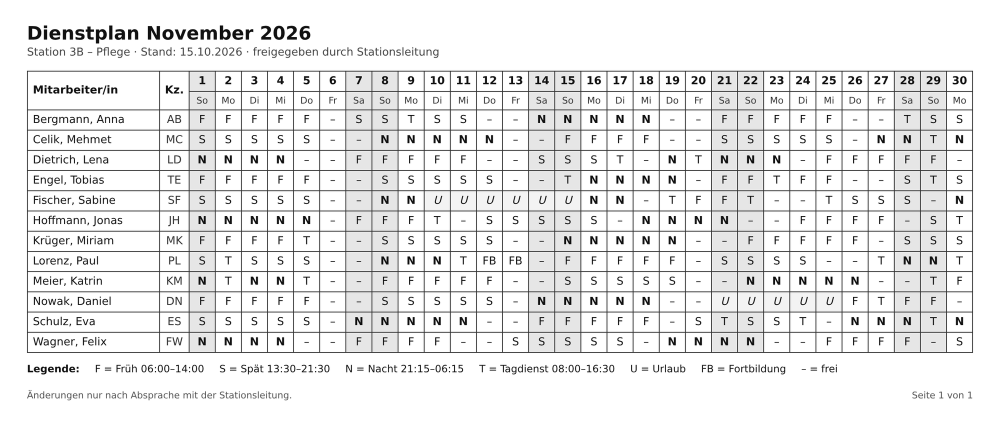
#> input picture docs/beispiele/dienstplaene/variante-1-sauber.png, 2000 x 849 px (shown at 1/2 size)
$ python variante-2.py ..
#> lines starting #> are read from the running program, lines starting #| are printed output that depends on the picture; after the words box and inside, x2 and y2 are one past the last pixel; in counts of white or black regions, pixels touching at a corner belong together
"""Erzeugt Variante 2 (ohne Namensspalte) aus Variante 1: sauberes Bild + synthetisches Foto.

Aufruf (benötigt Pillow und NumPy):
    python3 docs/beispiele/dienstplaene/erzeugung/variante-2.py docs/beispiele/dienstplaene

Die Namensspalte wird pixelgenau aus der Tabelle entfernt; Titel, Legende und Schrift bleiben
unverändert. Das Foto entsteht synthetisch (Perspektive, Hintergrund, Ausleuchtung, Rauschen,
Unschärfe) mit festem Zufalls-Seed, damit das Ergebnis reproduzierbar ist.
"""
import sys
import numpy as np
from PIL import Image, ImageFilter

src_dir = sys.argv[1]
clean = Image.open(f"{src_dir}/variante-1-sauber.png").convert("RGB")
a = np.array(clean)
h, w, _ = a.shape
#> h = 849; w = 2000

# Tabellenbereich (aus Linienerkennung): y 142..705, Namensspalte x 55..318, Kz.-Spalte ab x 319
Y0, Y1 = 136, 708
NAME_X0, KZ_X = 54, 319
table = a[Y0:Y1]
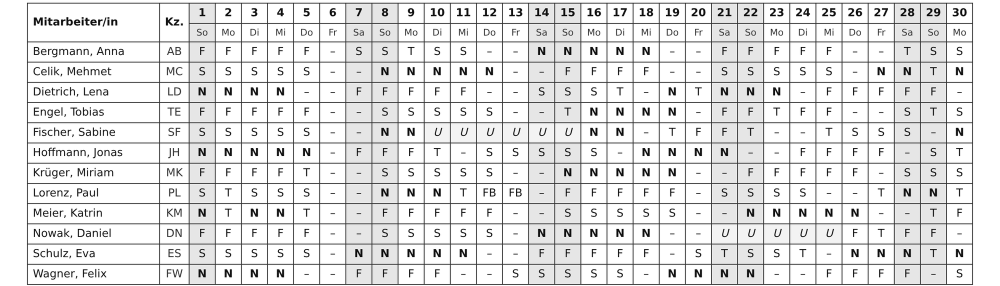
#> table: shape (572, 2000, 3) (shown at 1/2 size); min 0, max 255, mean 225.4
shifted = np.concatenate([table[:, :NAME_X0], table[:, KZ_X:]], axis=1)
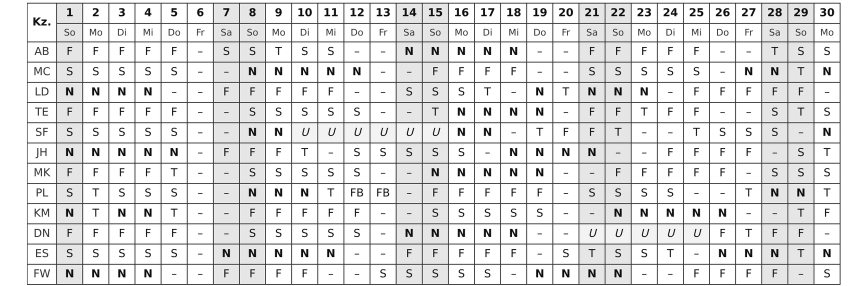
#> shifted: shape (572, 1735, 3) (shown at 1/2 size); min 0, max 255, mean 224.8
pad = np.full((Y1 - Y0, w - shifted.shape[1], 3), 255, dtype=np.uint8)
a2 = a.copy()
a2[Y0:Y1] = np.concatenate([shifted, pad], axis=1)
clean2 = Image.fromarray(a2)
clean2.save(f"{src_dir}/variante-2-sauber.png", optimize=True)

# --- Synthetisches Foto ---
rng = np.random.default_rng(42)
W, H = 2000, 986

# Papier: Seite mit Rand, leicht warmer Ton
margin = 40
paper = Image.new("RGB", (w + 2 * margin, h + 2 * margin), (250, 247, 236))
paper.paste(clean2, (margin, margin))
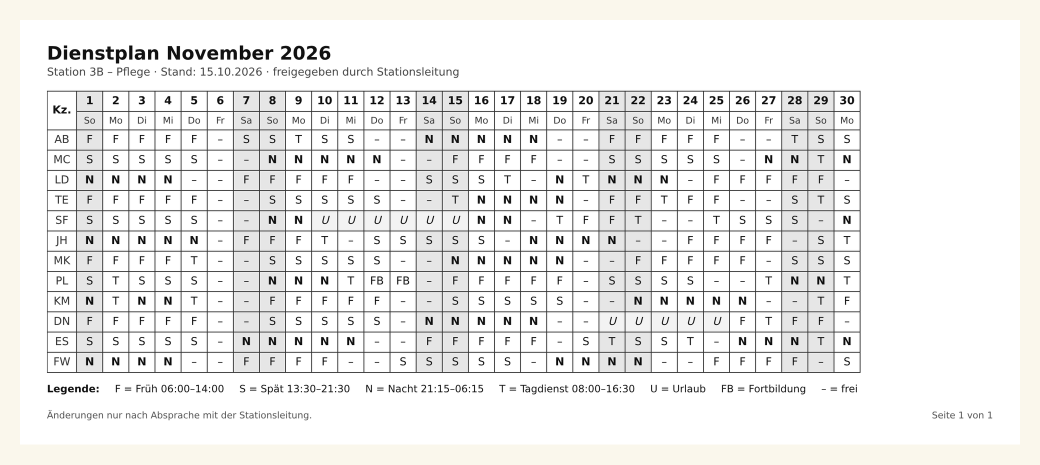
#> paper: PIL image 2080x929 RGB (shown at 1/2 size); mean R, G, B 236.8, 236.4, 235.1
paper_arr = np.array(paper).astype(np.float32)
paper_arr *= np.array([0.98, 0.96, 0.90])
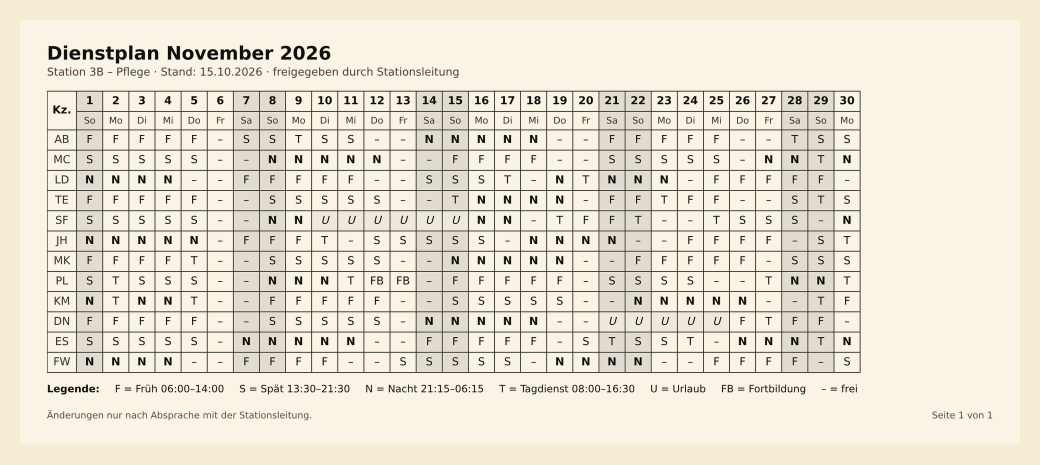
#> paper_arr: shape (929, 2080, 3) float32 (shown at 1/2 size); mean R, G, B 234.8, 228.7, 209.8
paper = Image.fromarray(np.clip(paper_arr, 0, 255).astype(np.uint8))
pw, ph = paper.size
#> pw = 2080; ph = 929

# Zielviereck der Seite im Foto (oben links, oben rechts, unten rechts, unten links)
dst = [(150, 190), (1850, 120), (1880, 880), (95, 845)]
src = [(0, 0), (pw, 0), (pw, ph), (0, ph)]

def perspective_coeffs(dst_pts, src_pts):
    # Koeffizienten für PIL: bilden Ausgabe- (dst) auf Eingabekoordinaten (src) ab
    m = []
    for (x, y), (u, v) in zip(dst_pts, src_pts):
        m.append([x, y, 1, 0, 0, 0, -u * x, -u * y])
        m.append([0, 0, 0, x, y, 1, -v * x, -v * y])
    b = np.array(src_pts).reshape(8)
#> b = [0, 0, 2080, 0, 2080, 929, 0, 929]
    return np.linalg.solve(np.array(m, dtype=np.float64), b).tolist()

warped = paper.transform((W, H), Image.PERSPECTIVE, perspective_coeffs(dst, src), Image.BICUBIC, fillcolor=(0, 0, 0))
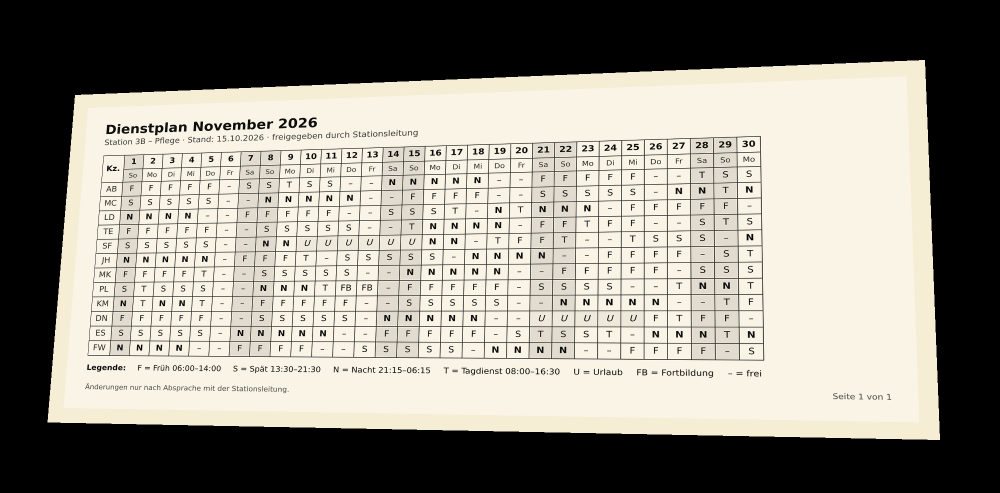
#> warped: PIL image 2000x986 RGB (shown at 1/2 size); mean R, G, B 144.9, 141.7, 132.3
mask = Image.new("L", paper.size, 255).transform((W, H), Image.PERSPECTIVE, perspective_coeffs(dst, src), Image.BICUBIC, fillcolor=0)
#> the loop in perspective_coeffs (call 2), `for (x, y), (u, v) in zip(dst_pts, src_pts):` made 4 passes
#> (x, y, u, v) on passes 1 to 4: (150, 190, 0, 0), (1850, 120, 2080, 0), (1880, 880, 2080, 929), (95, 845, 0, 929)
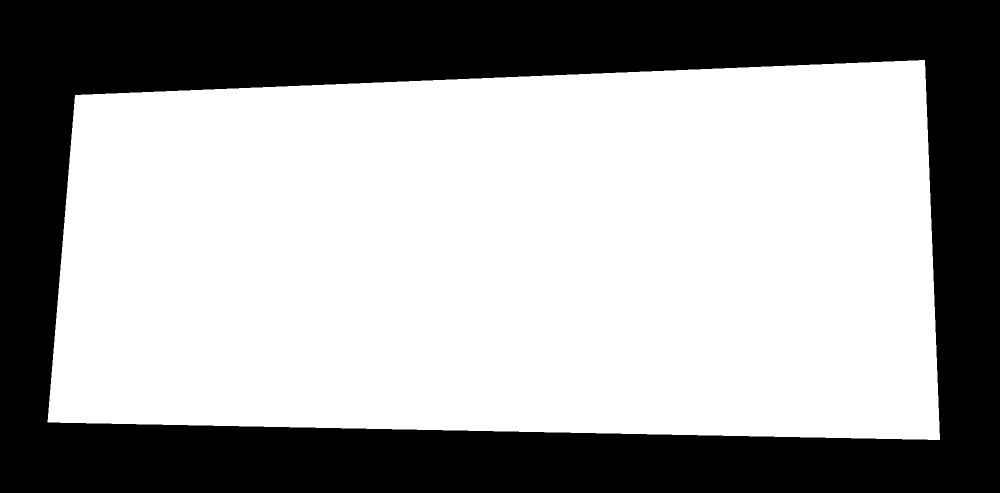
#> mask: PIL image 2000x986 L (shown at 1/2 size); 62.5% white; 1 black region, box (x1, y1, x2, y2) and area: (0, 0, 2000, 986) 739408

# Hintergrund: brauner Tisch mit Verlauf und Rauschen
yy, xx = np.mgrid[0:H, 0:W].astype(np.float32)
bg = np.zeros((H, W, 3), np.float32)
base = np.array([118, 96, 72], np.float32)
bg[:] = base * (0.75 + 0.35 * (xx / W))[..., None]
bg += rng.normal(0, 4, bg.shape)
photo = np.array(warped).astype(np.float32)
m = (np.array(mask).astype(np.float32) / 255.0)[..., None]
img = photo * m + bg * (1 - m)

# Ausleuchtung: Licht von oben rechts, Abfall nach links unten, leichte Vignette
light = 0.72 + 0.38 * (xx / W) - 0.12 * (yy / H)
cx, cy = W * 0.62, H * 0.35
vignette = 1 - 0.28 * (((xx - cx) / W) ** 2 + ((yy - cy) / H) ** 2) * 2.2
img *= (light * vignette)[..., None]
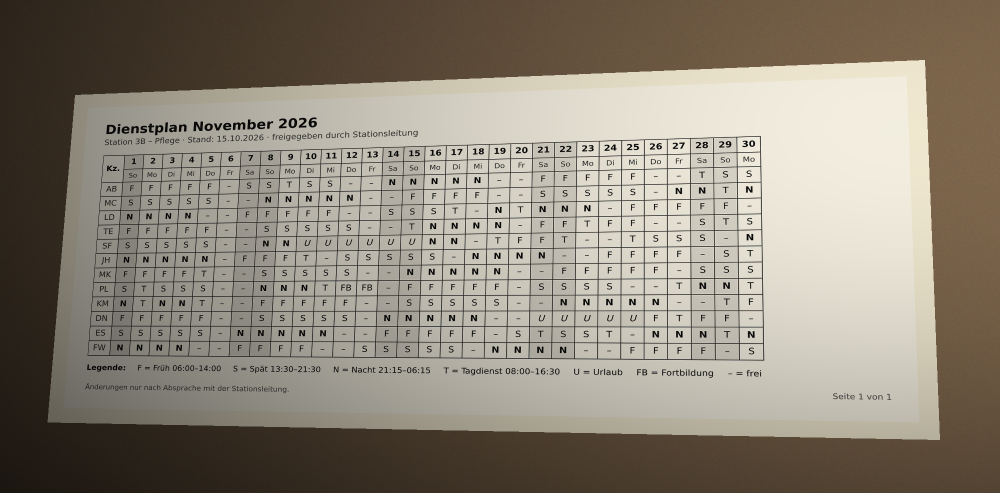
#> img: shape (986, 2000, 3) float32 (shown at 1/2 size); mean R, G, B 142.3, 134.3, 121.1
# Leichter Grauschleier (Kamera-Kontrast)
img = img * 0.92 + 12
img += rng.normal(0, 3.5, img.shape)

out = Image.fromarray(np.clip(img, 0, 255).astype(np.uint8)).filter(ImageFilter.GaussianBlur(1.3))
out.save(f"{src_dir}/variante-2-foto.jpg", quality=84)
print("ok")

$ run again, with docs/beispiele/dienstplaene/variante-3-sauber.png copied over docs/beispiele/dienstplaene/variante-1-sauber.png
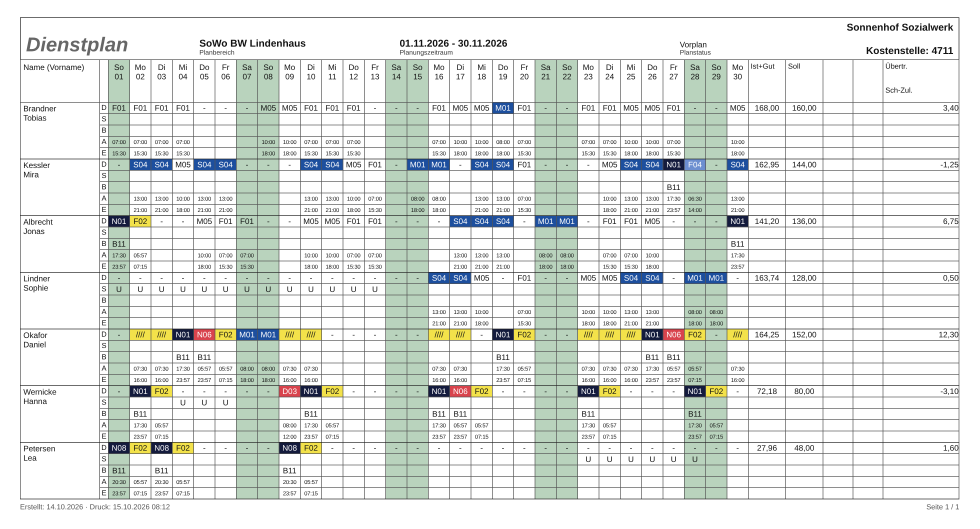
#> input picture docs/beispiele/dienstplaene/variante-3-sauber.png, 2938 x 1586 px (shown at 1/3 size)
#> clean is the input picture: PIL image 2938x1586 RGB; mean R, G, B 225.3, 229.2, 225.8
#> `warped = paper.transform((W, H), Image.PERSPECTIVE, perspective_coeffs..`:
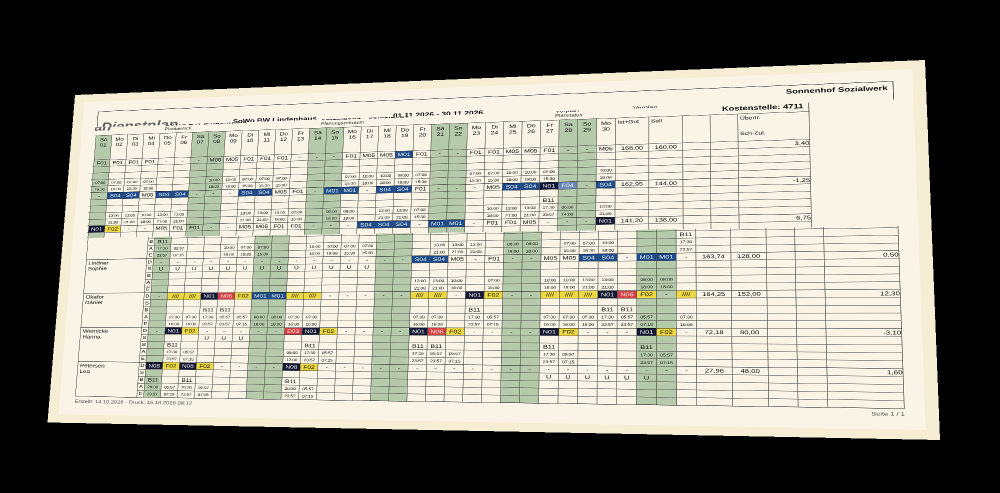
#> warped: PIL image 2000x986 RGB (shown at 1/2 size); mean R, G, B 139.1, 138.3, 127.7
#> the loop in perspective_coeffs (call 2), `for (x, y), (u, v) in zip(dst_pts, src_pts):` made 4 passes
#> (x, y, u, v) on passes 1 to 4: (150, 190, 0, 0), (1850, 120, 3018, 0), (1880, 880, 3018, 1666), (95, 845, 0, 1666)
#> mask: PIL image 2000x986 L; 62.5% white; 1 black region, box (x1, y1, x2, y2) and area: (0, 0, 2000, 986) 739419
#> `img *= (light * vignette)[..., None]`:
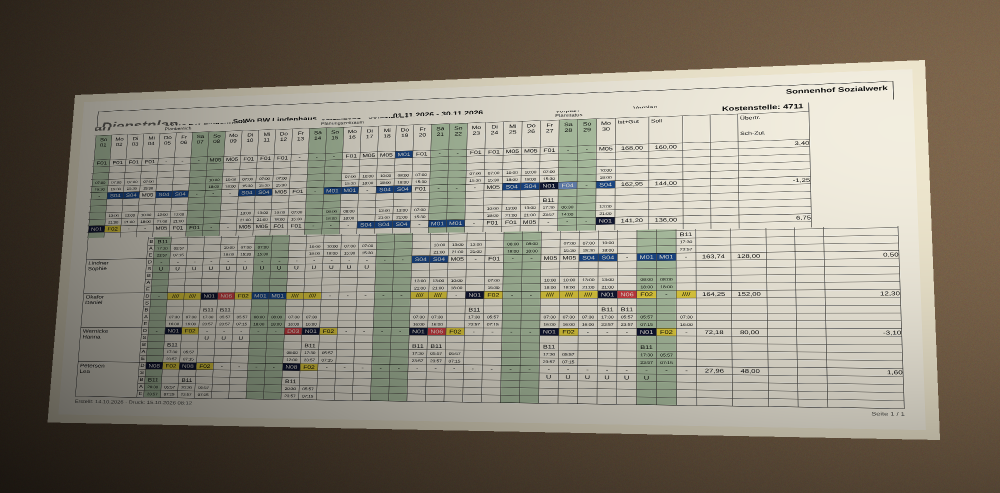
#> img: shape (986, 2000, 3) float32 (shown at 1/2 size); mean R, G, B 137.8, 131.7, 117.6

$ run again, with docs/beispiele/dienstplaene/variante-1-foto.jpg saved as docs/beispiele/dienstplaene/variante-1-sauber.png
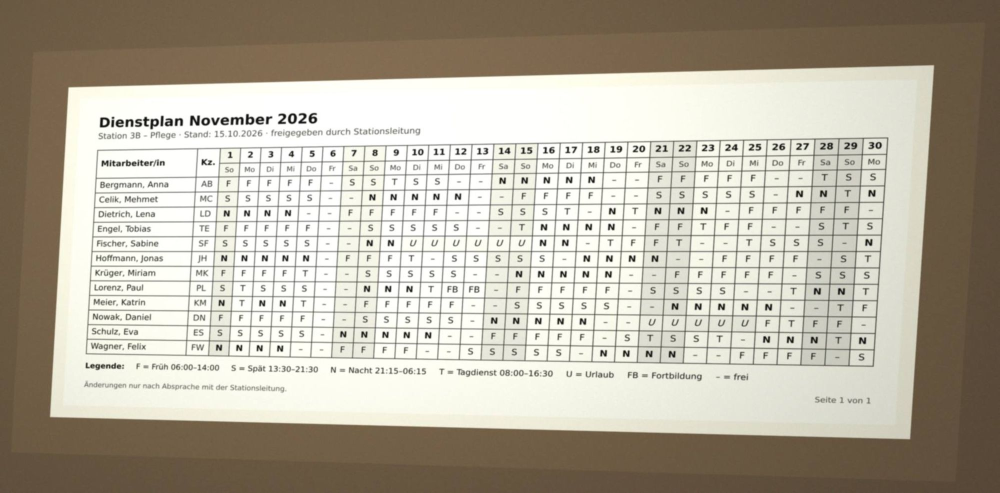
#> input picture docs/beispiele/dienstplaene/variante-1-foto.jpg, 2000 x 986 px (shown at 1/2 size)
#> clean is the input picture: PIL image 2000x986 RGB; mean R, G, B 181.9, 175.1, 160.3
#> `warped = paper.transform((W, H), Image.PERSPECTIVE, perspective_coeffs..`:
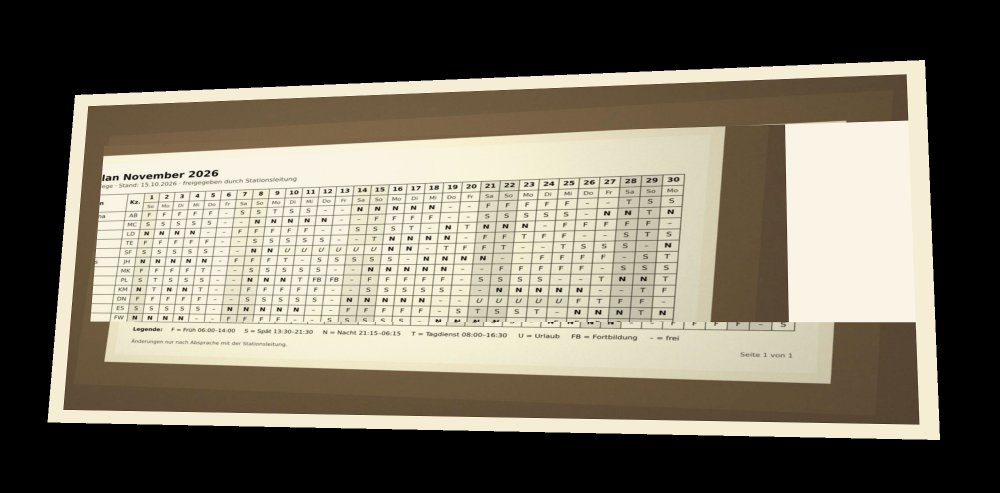
#> warped: PIL image 2000x986 RGB (shown at 1/2 size); mean R, G, B 117.6, 111.6, 97.1
#> the loop in perspective_coeffs (call 2), `for (x, y), (u, v) in zip(dst_pts, src_pts):` made 4 passes
#> (x, y, u, v) on passes 1 to 4: (150, 190, 0, 0), (1850, 120, 2080, 0), (1880, 880, 2080, 1066), (95, 845, 0, 1066)
#> mask: PIL image 2000x986 L; 62.5% white; 1 black region, box (x1, y1, x2, y2) and area: (0, 0, 2000, 986) 739418
#> `img *= (light * vignette)[..., None]`:
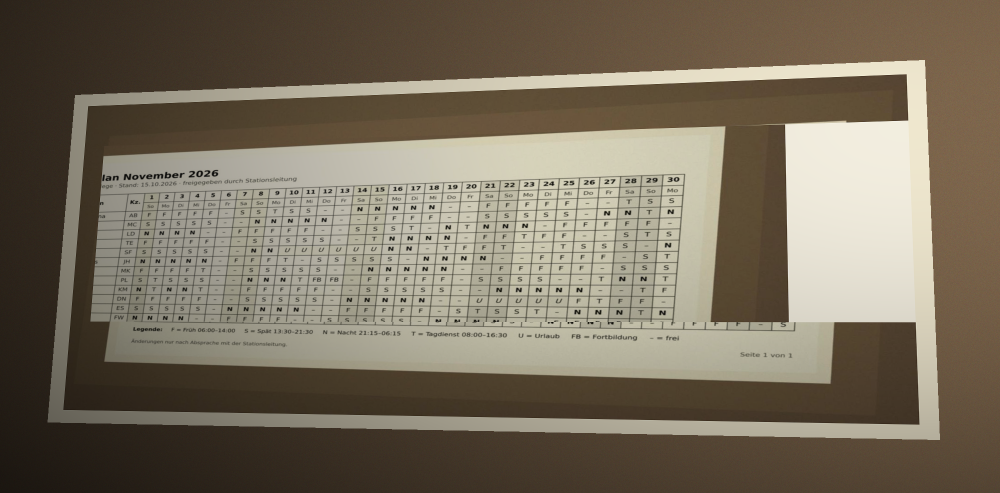
#> img: shape (986, 2000, 3) float32 (shown at 1/2 size); mean R, G, B 121, 110.8, 93.8
